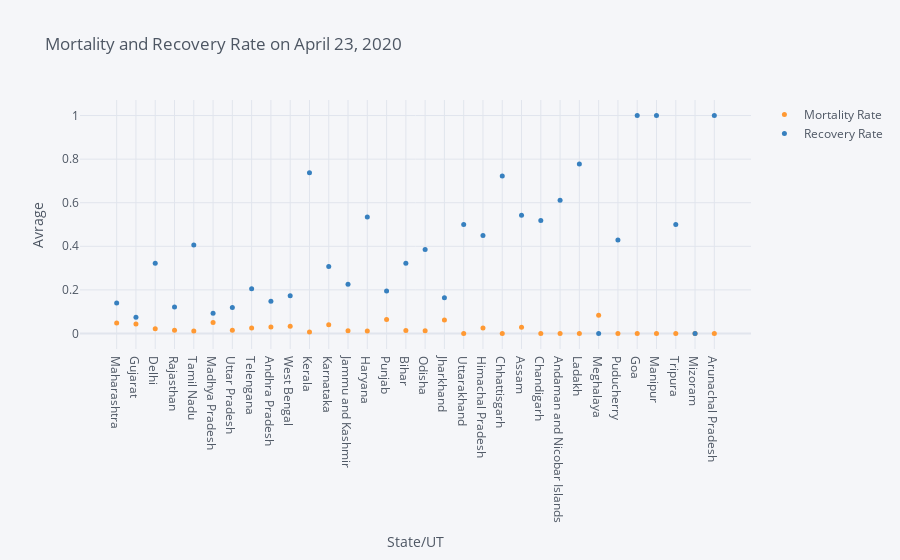

Notebook code for this chart:
### Code cell
temp_2 = temp[['Mortality Rate','Recovery Rate']]
               
temp_2.iplot(kind ='scatter',xTitle='State/UT',yTitle='Avrage',title = f'Mortality and Recovery Rate on {now}',
             mode = 'markers', size = 5)

### Figure 1 — Plotly figure (JSON) as saved in the notebook; plotly's stock layout.template omitted (floating-point values rounded to 4 significant figures)
{"data": [{"line": {"color": "rgba(255, 153, 51, 1.0)", "dash": "solid", "shape": "linear", "width": 1.3}, "marker": {"size": 5, "symbol": "circle"}, "mode": "markers", "name": "Mortality Rate", "text": "", "type": "scatter", "x": ["Maharashtra", "Gujarat", "Delhi", "Rajasthan", "Tamil Nadu", "Madhya Pradesh", "Uttar Pradesh", "Telengana", "Andhra Pradesh", "West Bengal", "Kerala", "Karnataka", "Jammu and Kashmir", "Haryana", "Punjab", "Bihar", "Odisha", "Jharkhand", "Uttarakhand", "Himachal Pradesh", "Chhattisgarh", "Assam", "Chandigarh", "Andaman and Nicobar Islands", "Ladakh", "Meghalaya", "Puducherry", "Goa", "Manipur", "Tripura", "Mizoram", "Arunachal Pradesh"], "y": [0.04759, 0.04279, 0.02135, 0.01429, 0.01105, 0.05025, 0.01449, 0.02434, 0.02952, 0.03289, 0.006849, 0.03981, 0.01229, 0.01145, 0.06375, 0.01399, 0.01205, 0.06122, 0, 0.025, 0, 0.02857, 0, 0, 0, 0.08333, 0, 0, 0, 0, 0, 0]}, {"line": {"color": "rgba(55, 128, 191, 1.0)", "dash": "solid", "shape": "linear", "width": 1.3}, "marker": {"size": 5, "symbol": "circle"}, "mode": "markers", "name": "Recovery Rate", "text": "", "type": "scatter", "x": ["Maharashtra", "Gujarat", "Delhi", "Rajasthan", "Tamil Nadu", "Madhya Pradesh", "Uttar Pradesh", "Telengana", "Andhra Pradesh", "West Bengal", "Kerala", "Karnataka", "Jammu and Kashmir", "Haryana", "Punjab", "Bihar", "Odisha", "Jharkhand", "Uttarakhand", "Himachal Pradesh", "Chhattisgarh", "Assam", "Chandigarh", "Andaman and Nicobar Islands", "Ladakh", "Meghalaya", "Puducherry", "Goa", "Manipur", "Tripura", "Mizoram", "Arunachal Pradesh"], "y": [0.1396, 0.07437, 0.3221, 0.1217, 0.4064, 0.09296, 0.1194, 0.2053, 0.1476, 0.1732, 0.7374, 0.3068, 0.226, 0.5344, 0.1952, 0.3217, 0.3855, 0.1633, 0.5, 0.45, 0.7222, 0.5429, 0.5185, 0.6111, 0.7778, 0, 0.4286, 1, 1, 0.5, 0, 1]}], "layout": {"legend": {"bgcolor": "#F5F6F9", "font": {"color": "#4D5663"}}, "paper_bgcolor": "#F5F6F9", "plot_bgcolor": "#F5F6F9", "title": {"font": {"color": "#4D5663"}, "text": "Mortality and Recovery Rate on April 23, 2020"}, "xaxis": {"gridcolor": "#E1E5ED", "showgrid": true, "tickfont": {"color": "#4D5663"}, "title": {"font": {"color": "#4D5663"}, "text": "State/UT"}, "zerolinecolor": "#E1E5ED"}, "yaxis": {"gridcolor": "#E1E5ED", "showgrid": true, "tickfont": {"color": "#4D5663"}, "title": {"font": {"color": "#4D5663"}, "text": "Avrage"}, "zerolinecolor": "#E1E5ED"}}}
